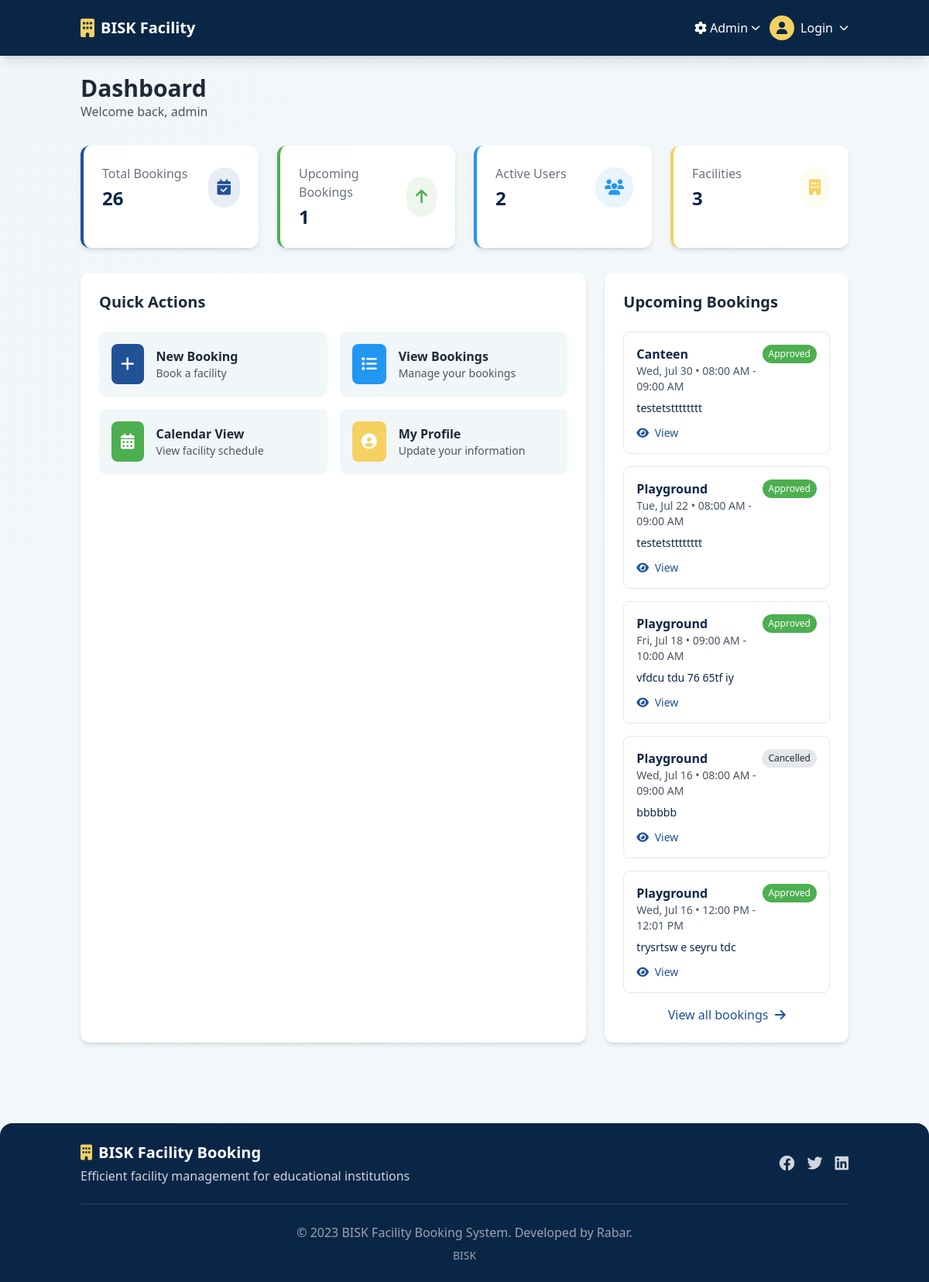
The page /dashboard (signed in) on the database its author committed.
### app.py (models this page shows, shortened)
class User(db.Model):
    id = db.Column(db.Integer, primary_key=True)
    username = db.Column(db.String(80), unique=True, nullable=False)
    email = db.Column(db.String(120), unique=True, nullable=False)
    password = db.Column(db.String(120), nullable=False)
    is_admin = db.Column(db.Boolean, default=False)
    department = db.Column(db.String(50), nullable=False)
    created_at = db.Column(db.DateTime, default=datetime.utcnow)
    is_active = db.Column(db.Boolean, default=True)
    bookings = db.relationship('Booking', backref='user', lazy=True)

class Booking(db.Model):
    id = db.Column(db.Integer, primary_key=True)
    user_id = db.Column(db.Integer, db.ForeignKey('user.id'), nullable=False)
    facility_id = db.Column(db.Integer, db.ForeignKey('facility.id'), nullable=False)
    date = db.Column(db.Date, nullable=False)
    start_time = db.Column(db.Time, nullable=False)
    end_time = db.Column(db.Time, nullable=False)
    purpose = db.Column(db.String(200))
    status = db.Column(db.String(20), default='approved')
    created_at = db.Column(db.DateTime, default=datetime.utcnow)
    facility = db.relationship('Facility', backref='bookings')

class Facility(db.Model):
    id = db.Column(db.Integer, primary_key=True)
    name = db.Column(db.String(50), unique=True, nullable=False)
    description = db.Column(db.String(200))
    max_capacity = db.Column(db.Integer, nullable=True)
    booking_rules = db.Column(db.Text, nullable=True)

### app.py (the view)
@app.route('/dashboard')
@login_required
def dashboard():
    user = db.session.get(User, session['user_id'])
    user_bookings = db.session.query(Booking).filter_by(user_id=user.id).order_by(Booking.date.desc()).limit(5).all()
    stats = {
        'total_bookings': db.session.query(Booking).count(),
        'active_users': db.session.query(User).filter_by(is_active=True).count(),
        'upcoming_bookings': db.session.query(Booking).filter(Booking.date >= datetime.now().date()).count(),
        'facilities': db.session.query(Facility).count()
    }
    return render_template('dashboard.html',
                           user=user,
                           user_bookings=user_bookings,
                           stats=stats)

### app.py (called while the page is built)
def login_required(f):
    @wraps(f)
    def decorated_function(*args, **kwargs):
        if 'user_id' not in session:
            flash('Please log in to access this page', 'danger')
            return redirect(url_for('login'))
        return f(*args, **kwargs)
    return decorated_function

@app.context_processor
def inject_datetime():
    return {'datetime': datetime, 'current_user': g.user}

@app.before_request
def load_user():
    g.user = None
    if 'user_id' in session:
        g.user = db.session.get(User, session['user_id'])

@app.before_request
def check_active_user():
    if request.endpoint in ['login', 'static', 'home']:
        return
    if 'user_id' in session:
        user = db.session.get(User, session['user_id'])
        if user and not user.is_active:
            session.clear()
            flash('Your account has been deactivated', 'danger')
            return redirect(url_for('login'))

### templates/dashboard.html (shortened to what this page needs)
{% extends "base.html" %}
{% block content %}
<div class="mb-8">
    <h1 class="text-3xl font-bold text-gray-800">Dashboard</h1>
    <p class="text-gray-600">Welcome back, {{ current_user.username }}</p>
</div>
<div class="grid grid-cols-1 md:grid-cols-2 lg:grid-cols-4 gap-6 mb-8">
    <div class="bg-white rounded-xl shadow-md p-6 border-l-4 border-primary">
        <div class="flex justify-between items-center">
            <div>
                <p class="text-gray-500">Total Bookings</p>
                <h3 class="text-2xl font-bold mt-1">{{ stats.total_bookings }}</h3>
            </div>
            <div class="bg-primary bg-opacity-10 p-3 rounded-full">
                <i class="fas fa-calendar-check text-primary text-xl"></i>
            </div>
        </div>
    </div>
    <div class="bg-white rounded-xl shadow-md p-6 border-l-4 border-success">
        <div class="flex justify-between items-center">
            <div>
                <p class="text-gray-500">Upcoming Bookings</p>
                <h3 class="text-2xl font-bold mt-1">{{ stats.upcoming_bookings }}</h3>
            </div>
            <div class="bg-success bg-opacity-10 p-3 rounded-full">
                <i class="fas fa-arrow-up text-success text-xl"></i>
            </div>
        </div>
    </div>
    <div class="bg-white rounded-xl shadow-md p-6 border-l-4 border-info">
        <div class="flex justify-between items-center">
            <div>
                <p class="text-gray-500">Active Users</p>
                <h3 class="text-2xl font-bold mt-1">{{ stats.active_users }}</h3>
            </div>
            <div class="bg-info bg-opacity-10 p-3 rounded-full">
                <i class="fas fa-users text-info text-xl"></i>
            </div>
        </div>
    </div>
    <div class="bg-white rounded-xl shadow-md p-6 border-l-4 border-accent">
        <div class="flex justify-between items-center">
            <div>
                <p class="text-gray-500">Facilities</p>
                <h3 class="text-2xl font-bold mt-1">{{ stats.facilities }}</h3>
            </div>
            <div class="bg-accent bg-opacity-10 p-3 rounded-full">
                <i class="fas fa-building text-accent text-xl"></i>
            </div>
        </div>
    </div>
</div>
<div class="grid grid-cols-1 lg:grid-cols-3 gap-6 mb-8">
    <div class="bg-white rounded-xl shadow-md p-6 lg:col-span-2">
        <div class="flex justify-between items-center mb-6">
            <h2 class="text-xl font-semibold text-gray-800">Quick Actions</h2>
        </div>
        <div class="grid grid-cols-1 md:grid-cols-2 gap-4">
            <a href="{{ url_for('book') }}" class="bg-secondary rounded-lg p-4 hover:bg-primaryDark transition-colors group">
                <div class="flex items-center">
                    <div class="bg-primary text-white p-3 rounded-lg mr-4">
                        <i class="fas fa-plus text-xl"></i>
                    </div>
                    <div>
                        <h3 class="font-semibold text-gray-800 group-hover:text-white">New Booking</h3>
                        <p class="text-sm text-gray-600 group-hover:text-gray-300">Book a facility</p>
                    </div>
                </div>
            </a>
            <a href="{{ url_for('view_bookings') }}" class="bg-secondary rounded-lg p-4 hover:bg-primaryDark transition-colors group">
                <div class="flex items-center">
                    <div class="bg-info text-white p-3 rounded-lg mr-4">
                        <i class="fas fa-list text-xl"></i>
                    </div>
                    <div>
                        <h3 class="font-semibold text-gray-800 group-hover:text-white">View Bookings</h3>
                        <p class="text-sm text-gray-600 group-hover:text-gray-300">Manage your bookings</p>
                    </div>
                </div>
            </a>
            <a href="{{ url_for('calendar_view') }}" class="bg-secondary rounded-lg p-4 hover:bg-primaryDark transition-colors group">
                <div class="flex items-center">
                    <div class="bg-success text-white p-3 rounded-lg mr-4">
                        <i class="fas fa-calendar-alt text-xl"></i>
                    </div>
                    <div>
                        <h3 class="font-semibold text-gray-800 group-hover:text-white">Calendar View</h3>
                        <p class="text-sm text-gray-600 group-hover:text-gray-300">View facility schedule</p>
                    </div>
                </div>
            </a>
            <a href="{{ url_for('view_profile') }}" class="bg-secondary rounded-lg p-4 hover:bg-primaryDark transition-colors group">
                <div class="flex items-center">
                    <div class="bg-accent text-white p-3 rounded-lg mr-4">
                        <i class="fas fa-user-circle text-xl"></i>
                    </div>
                    <div>
                        <h3 class="font-semibold text-gray-800 group-hover:text-white">My Profile</h3>
                        <p class="text-sm text-gray-600 group-hover:text-gray-300">Update your information</p>
                    </div>
                </div>
            </a>
        </div>
    </div>
    <div class="bg-white rounded-xl shadow-md p-6">
        <h2 class="text-xl font-semibold text-gray-800 mb-6">Upcoming Bookings</h2>
        {% if user_bookings %}
        <div class="space-y-4">
            {% for booking in user_bookings %}
            <div class="border border-gray-200 rounded-lg p-4 hover:bg-gray-50 transition-colors">
                <div class="flex justify-between items-start">
                    <div>
                        <h3 class="font-semibold">{{ booking.facility.name }}</h3>
                        <p class="text-sm text-gray-600">{{ booking.date.strftime('%a, %b %d') }} • {{ booking.start_time.strftime('%I:%M %p') }} - {{ booking.end_time.strftime('%I:%M %p') }}</p>
                    </div>
                    <span class="px-2 py-1 text-xs rounded-full
                        {% if booking.status == 'approved' %}bg-success text-white
                        {% elif booking.status == 'pending' %}bg-warning text-gray-800
                        {% else %}bg-gray-200 text-gray-800{% endif %}">
                        {{ booking.status|capitalize }}
                    </span>
                </div>
                <p class="mt-2 text-sm">{{ booking.purpose|truncate(60) }}</p>
                <div class="mt-3 flex space-x-2">
                    <a href="{{ url_for('view_booking', booking_id=booking.id) }}" class="text-sm text-primary hover:underline">
                        <i class="fas fa-eye mr-1"></i> View
                    </a>
                </div>
            </div>
            {% endfor %}
        </div>
        <div class="mt-4 text-center">
            <a href="{{ url_for('view_bookings') }}" class="text-primary hover:underline">
                View all bookings <i class="fas fa-arrow-right ml-1"></i>
            </a>
        </div>
        {% endif %}
    </div>
</div>
{% endblock %}

### static/css/style.css (style rules this page uses)
:root { --primary: #205295; --primary-dark: #0A2647; --secondary: #F1F6F9; --accent: #F4D160; --danger: #E94560; --success: #4CAF50; --info: #2196F3; --warning: #FF9800; --white: #fff; --gray: #bfc9d1; --light-bg: #f4f8fb; }
body { background: linear-gradient(120deg, var(--secondary) 0%, var(--light-bg) 100%); font-family: 'Segoe UI', Tahoma, Geneva, Verdana, sans-serif; color: var(--primary-dark); }

### rows shown on the page
User: username "admin"
Booking: facility.name "Canteen", date "Wed, Jul 30", start_time "08:00 AM", end_time "09:00 AM", status "Approved", purpose "testetstttttttt"
Booking: facility.name "Playground", date "Tue, Jul 22", start_time "08:00 AM", end_time "09:00 AM", status "Approved", purpose "testetstttttttt"
Booking: facility.name "Playground", date "Fri, Jul 18", start_time "09:00 AM", end_time "10:00 AM", status "Approved", purpose "vfdcu tdu 76 65tf iy"
Booking: facility.name "Playground", date "Wed, Jul 16", start_time "08:00 AM", end_time "09:00 AM", status "Cancelled", purpose "bbbbbb"
Booking: facility.name "Playground", date "Wed, Jul 16", start_time "12:00 PM", end_time "12:01 PM", status "Approved", purpose "trysrtsw e seyru tdc"

### other values the page prints
{{ stats.total_bookings }} "26"
{{ stats.upcoming_bookings }} "1"
{{ stats.active_users }} "2"
{{ stats.facilities }} "3"
